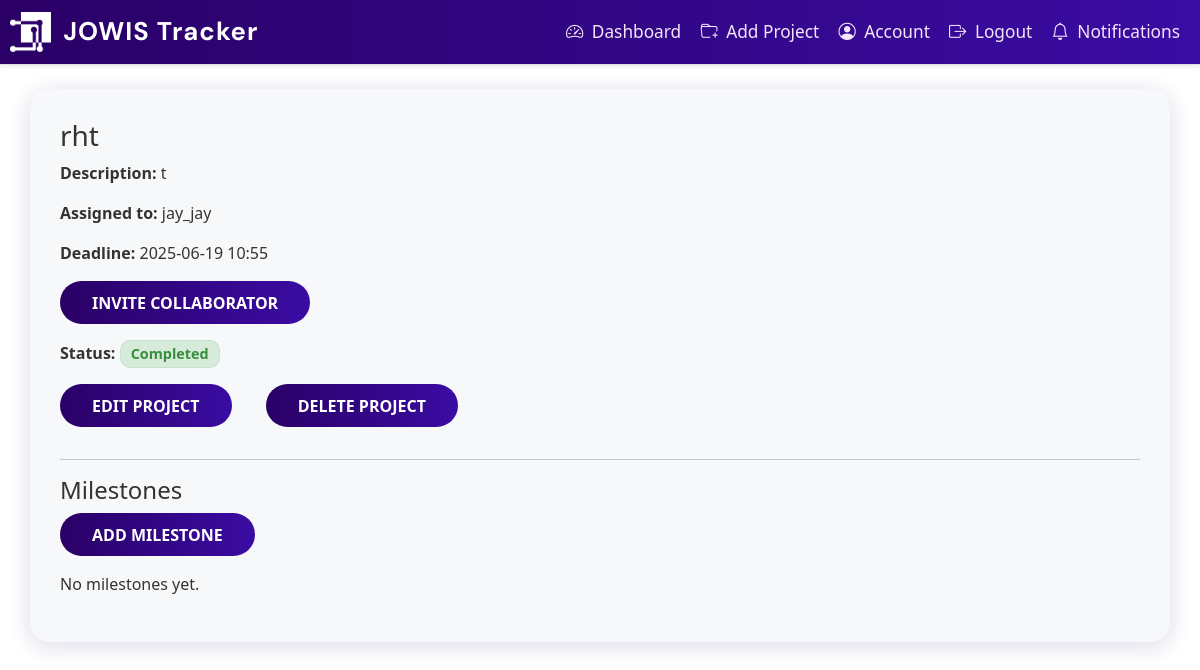
The page /project/8 (signed in) on the database as committed earlier.
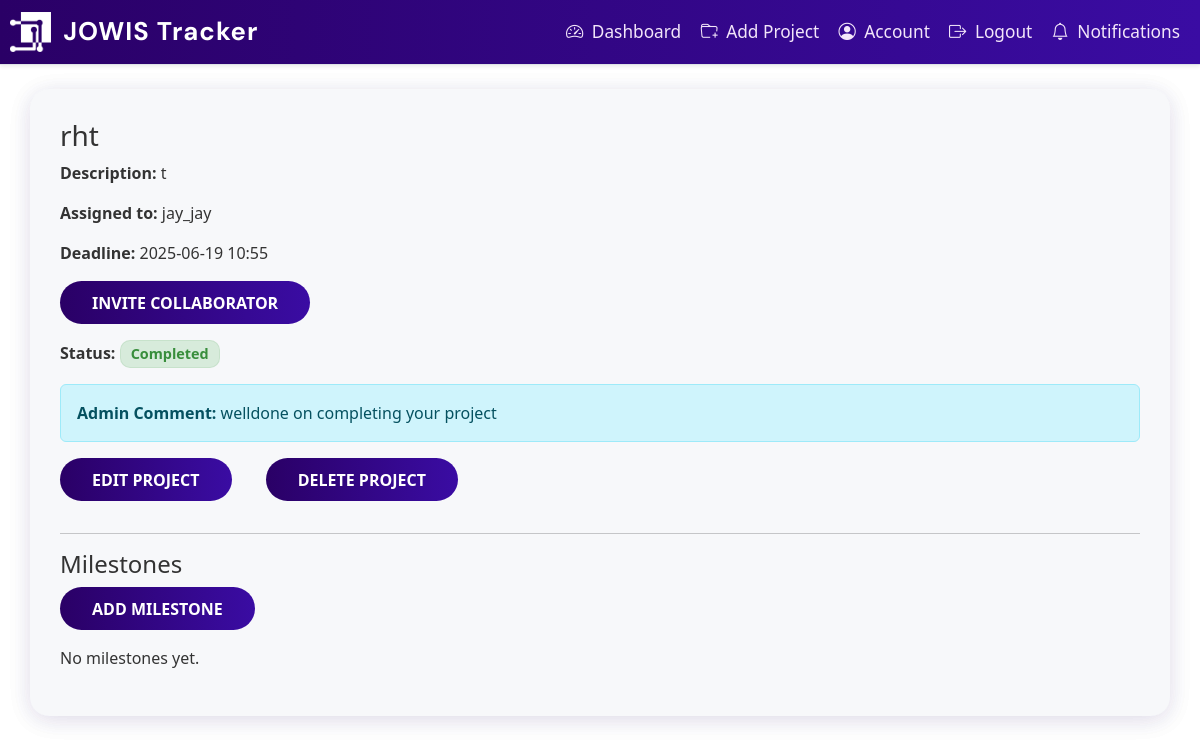
The same page on the database as committed later.
### app/dbmodels.py (models this page shows, shortened)
class Project(db.Model):
    id = db.Column(db.Integer, primary_key=True)
    title = db.Column(db.String(150), nullable=False)
    description = db.Column(db.Text, nullable=False)
    tasks = db.relationship("Task", backref="project", cascade="all, delete-orphan", passive_deletes=True)
    milestones = db.relationship("Milestone", backref="project", cascade="all, delete-orphan", passive_deletes=True)
    deadline = db.Column(db.DateTime, nullable=False, default = datetime.now(timezone.utc)) # default to current time in UTC
    status = db.Column(db.String(20), nullable=False, default="Pending")
    comment = db.Column(db.Text, nullable=True)
    users = db.relationship(
        'User',
        secondary=project_users,
        back_populates='projects'
    )

class User(db.Model, UserMixin):
    id = db.Column(db.Integer, primary_key=True)
    username = db.Column(db.String(150), unique=True, nullable=False)
    email = db.Column(db.String(150), unique=True, nullable=False)
    password_hash = db.Column(db.String(150), nullable=False)
    tasks = db.relationship("Task", backref="assigned_to", cascade='all, delete-orphan',passive_deletes=True)
    role = db.Column(db.String(50), nullable=False, default="employee") # or admin
    projects = db.relationship(
        'Project',
        secondary=project_users,
        back_populates='users'
    )
    reset_code = db.Column(db.String(8), nullable=True)
    reset_code_expiry = db.Column(db.DateTime, nullable=True)

### app/routes.py (the view)
@main.route("/project/<int:project_id>")
@login_required
def project_detail(project_id):
    project = Project.query.get_or_404(project_id)
    if current_user.role != 'admin' and current_user not in project.users:
        abort(403)
    milestones = Milestone.query.filter_by(project_id=project.id).order_by(Milestone.deadline).all()
    return render_template("project_detail.html", project=project, milestones=milestones)

### app/__init__.py (called while the page is built)
def create_app():
    app= Flask(__name__)
    app.config.from_object("config.Config") # load app config from config.py
    db.init_app(app)
    migrate.init_app(app, db)
    login_manager.init_app(app)
    mail.init_app(app)
    scheduler.init_app(app)
    scheduler.start()
    from . import jobs  # <-- Import jobs to register them
    from .admin import init_admin
    init_admin(app)
    login_manager.login_view = "main.login"
    login_manager.login_message_category ="info"
    from .dbmodels import User
    @login_manager.user_loader
    def load_user(user_id):
        return User.query.get(int(user_id))
    from .routes import main
    app.register_blueprint(main)
    return app

### app/templates/project_detail.html
{% extends "base.html" %}
{% block content %}
<div class="container mt-4">
    <h3>{{ project.title }}</h3>
    <p><strong>Description:</strong> {{ project.description }}</p>
    <p><strong>Assigned to:</strong>
      {% for user in project.users %}
        {{ user.username }}{% if not loop.last %}, {% endif %}
      {% endfor %}
    </p>
    <p><strong>Deadline:</strong> {{ project.deadline.strftime('%Y-%m-%d %H:%M') if project.deadline else 'N/A' }}</p>
    <a href="{{ url_for('main.invite_user', project_id=project.id) }}" class="btn btn-outline-primary mb-3">Invite Collaborator</a>
    <p><strong>Status:</strong>
      {% if project.status == 'Completed' %}
        <span class="badge bg-success">Completed</span>
      {% elif project.status == 'Pending' %}
        <span class="badge bg-danger">Pending</span>
      {% elif project.status == 'In Progress' %}
        <span class="badge bg-warning text-dark">In Progress</span>
      {% else %}
        <span class="badge bg-secondary">Unknown</span>
      {% endif %}
    </p>
    {% if project.comment %}
      <div class="alert alert-info mt-3">
        <strong>Admin Comment:</strong> {{ project.comment }}
      </div>
    {% endif %}
    <a href="{{ url_for('main.edit_project', project_id=project.id) }}" class="btn btn-warning mb-3">Edit Project</a>
    <form action="{{ url_for('main.employee_delete_project', project_id=project.id) }}" method="POST" style="display:inline;">
      <button type="submit" class="btn btn-danger mb-3" onclick="return confirm('Delete this project?');">Delete Project</button>
    </form>
    <hr>
    <h4>Milestones</h4>
    <a href="{{ url_for('main.add_milestone', project_id=project.id) }}" class="btn btn-primary mb-3">Add Milestone</a>
    {% if milestones %}
        <ul class="list-group">
            {% for milestone in milestones %}
                <li class="list-group-item">
                    <div class="d-flex justify-content-between align-items-center">
                        <div>
                            <strong>{{ milestone.name }}</strong> <br>
                            <small class="text-muted">
                                Deadline: {{ milestone.deadline.strftime('%Y-%m-%d %H:%M') if milestone.deadline else 'No deadline set' }}
                            </small>
                        </div>
                        <div class="text-end">
                            {% if milestone.status == 'Completed' %}
                                <span class="badge bg-success">Completed</span>
                            {% elif milestone.status == 'Pending' %}
                                <span class="badge bg-danger">Pending</span>
                            {% elif milestone.status == 'In Progress' %}
                                <span class="badge bg-warning text-dark">In Progress</span>
                            {% else %}
                                <span class="badge bg-secondary">Unknown</span>
                            {% endif %}
                            <a href="{{ url_for('main.edit_milestone', milestone_id=milestone.id) }}" class="btn btn-sm btn-outline-warning ms-2">Edit</a>
                        </div>
                    </div>
                </li>
            {% endfor %}
        </ul>
    {% else %}
        <p>No milestones yet.</p>
    {% endif %}
</div>
{% endblock %}

### app/templates/base.html (shortened to what this page needs)
<!DOCTYPE html>
<html lang="en">
  <head>
    <link
      href="https://cdn.jsdelivr.net/npm/bootstrap@5.3.0/dist/css/bootstrap.min.css"
      rel="stylesheet"
    />
     <link
      rel="stylesheet"
      href="{{ url_for('static', filename='style.css') }}"
    />
     <link
      rel="stylesheet"
      href="{{ url_for('static', filename='custom.css') }}"
    />
    <link
      rel="stylesheet"
      href="https://cdn.jsdelivr.net/npm/bootstrap-icons@1.10.5/font/bootstrap-icons.css"
    />
  </head>
  <body class="bg-light">
    {% include "_navbar.html" %}
    <div class="container p-0">
       {% block content %}{% endblock %}
    </div>
  </body>
  </html>

### app/templates/_navbar.html (shortened to what this page needs)
<nav class="navbar navbar-expand-lg custom-navbar border-bottom shadow-sm mb-4">
  <img
    class="logo img-fluid"
    src="{{ url_for('static', filename='img/jowis-logo2.png') }}"
    alt="Logo"
    style="max-height: 40px; width: auto"
  />
  <div class="container-fluid">
    <a class="navbar-brand fw-bold" href="{{ url_for('main.dashboard') }}">
      JOWIS Tracker
    </a>
    <div class="collapse navbar-collapse justify-content-end" id="navbarNav">
      <ul class="navbar-nav">
        <li class="nav-item">
          <a class="nav-link" href="{{ url_for('main.go_dashboard') }}">
            <i class="bi bi-speedometer2 me-1"></i> Dashboard
          </a>
        </li>
        <li class="nav-item">
          <a class="nav-link" href="{{ url_for('main.add_project') }}">
            <i class="bi bi-folder-plus me-1"></i> Add Project
          </a>
        </li>
        <li class="nav-item">
          <a class="nav-link" href="{{ url_for('main.account') }}">
            <i class="bi bi-person-circle me-1"></i> Account
          </a>
        </li>
        <li class="nav-item">
          <a class="nav-link" href="#" data-bs-toggle="modal" data-bs-target="#logoutModal" onclick="event.preventDefault();">
            <i class="bi bi-box-arrow-right me-1"></i> Logout
          </a>
        </li>
        <li class="nav-item">
          <a class="nav-link" href="{{ url_for('main.notifications') }}">
            <i class="bi bi-bell me-1"></i> Notifications {% set unread =
          </a>
        </li>
      </ul>
    </div>
  </div>
</nav>

### app/static/style.css (style rules this page uses)
body { background: #fff !important; font-family: "Segoe UI", Tahoma, Geneva, Verdana, sans-serif; color: #333; margin: 0; padding: 0; }
.custom-navbar { background: linear-gradient(90deg, #2a0066 0%, #3a0ca3 100%); min-height: 64px; border-radius: 0 0 1rem 1rem; box-shadow: 0 2px 12px rgba(42, 0, 102, 0.08); }
.btn, input[type="submit"], .submit, .btn-primary, .btn-outline-primary, .button { background: linear-gradient(90deg, #2a0066 0%, #3a0ca3 100%); color: #fff !important; border: none; transition: background 0.2s; }
body, body.bg-light, body.bg-gradient, body.bg-purple, body.bg-pink { background: #fff !important; }
.container, .container-login, .container-signup, .signup-container, .signup-container-1, .form-container { background: #f7f8fa !important; box-shadow: 0 4px 24px rgba(42, 0, 102, 0.08); border-radius: 1.2rem; }
body { font-family: "Segoe UI", Tahoma, Geneva, Verdana, sans-serif; background-color: #f0f2f5; margin: 0; }
form { width: 350px; }
a { color: #007bff; text-decoration: none; }
body { background-color: #f2f2f2; font-family: Arial, sans-serif; margin: 0; }
body { background-color: #f4f6f8; font-family: "Segoe UI", Tahoma, Geneva, Verdana, sans-serif; color: #333; margin: 0; padding: 0; }
.container { padding: 30px; border-radius: 12px; }
body { font-family: "Segoe UI", Tahoma, Geneva, Verdana, sans-serif; background-color: #f4f6f8; margin: 0; }
form { padding: 25px 30px; border-radius: 10px; box-shadow: 0 4px 10px none; width: 100%; max-width: 500px; margin: 20px auto; }
.logo { display: block; margin: 0 auto; max-width: 20rem; height: 5rem; padding-left: 10px; }
.logo { height: 50px; width: 120px; }
.badge { align-items: center; font-size: 0.9em; padding: 0.4em 0.7em; border-radius: 0.7em; }
.btn-primary, .btn-outline-primary { background: linear-gradient(90deg, #ad19d2 0%, #9042f5 100%); border: none; color: #fff; font-weight: 500; transition: background 0.2s; }
body { background: linear-gradient(120deg, #e3e6fd 0%, #cebbfb 100%); }
.custom-navbar { background: linear-gradient(90deg, #9119d2 0%, #8442f5 100%); min-height: 100px; box-shadow: 0 2px 12px rgba(33, 150, 243, 0.08); }
.custom-navbar .navbar-brand { color: #fff !important; font-size: 1.6rem; letter-spacing: 1px; display: flex; align-items: center; }
.custom-navbar .nav-link { color: #e3f2fd !important; font-weight: 500; font-size: 1.08rem; transition: color 0.2s, background 0.2s; border-radius: 0.5rem; padding: 0.5rem 1rem; margin-left: 0.2rem; }
.btn, input[type="submit"] { border-radius: 2em; font-weight: 600; padding: 0.6em 2em; background: linear-gradient(90deg, #5d19d2 0%, #7842f5 100%); color: #fff; border: none; transition: background 0.2s; }

Rows that differ between the two databases and show on the page:
changed Project "rht": comment (not shown) → "welldone on completing your project"
Other text that changed with them:
text now shown: "Admin Comment:"
